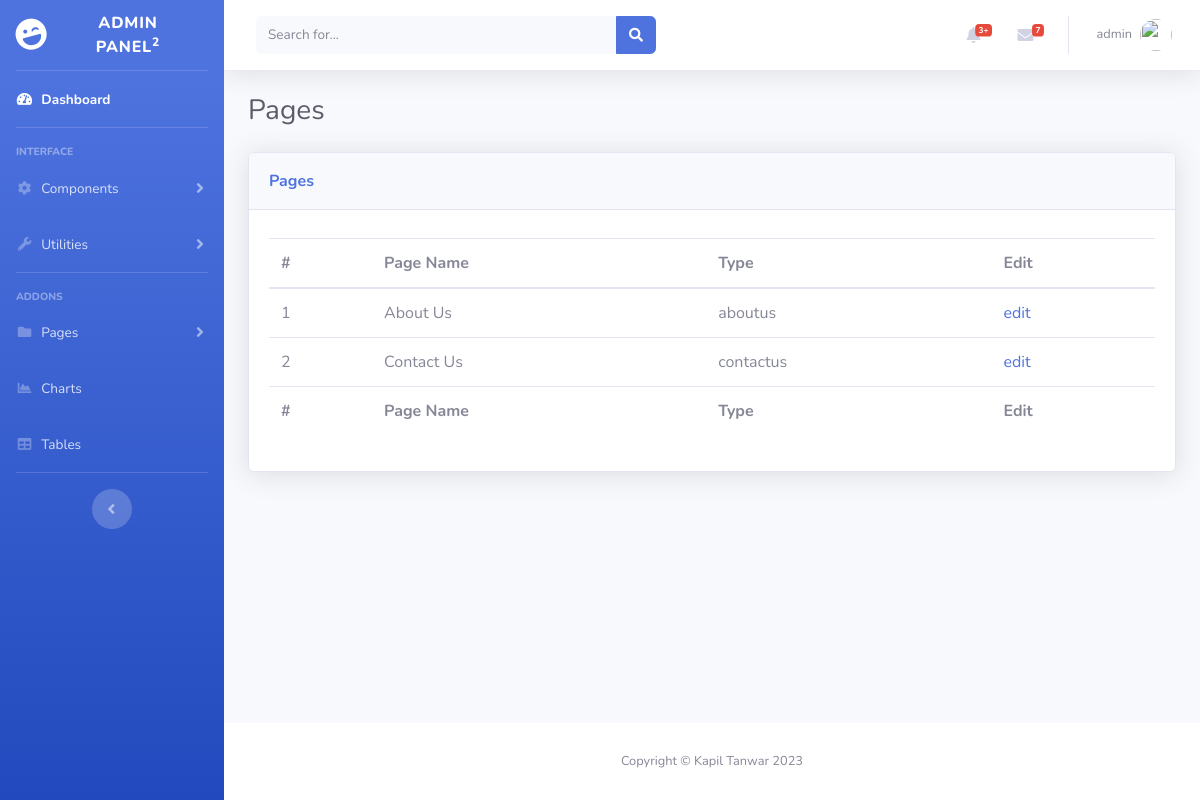
Page /admin/manage-pages.php (signed in) on the committed database.
### tables this page shows
CREATE TABLE `pages` (
  `id` int(11) NOT NULL,
  `pagename` varchar(30) NOT NULL,
  `pagetype` varchar(10) NOT NULL,
  `description` longtext NOT NULL,
  `creationdate` timestamp NOT NULL DEFAULT current_timestamp(),
  `updationdate` timestamp NULL DEFAULT NULL ON UPDATE current_timestamp()
);

### admin/manage-pages.php (the view, shortened to what this page needs)
<?php
include('includes/config.php');
if (strlen($_SESSION['alogin']) == 0) {
    header('location: login.php');
} else {
    ?>
    <!DOCTYPE html>
    <html lang="en">
    <head>
        <link href="vendor/fontawesome-free/css/all.min.css" rel="stylesheet" type="text/css">
        <link href="css/sb-admin-2.min.css" rel="stylesheet">
    </head>
    <body id="page-top">
        <div id="wrapper">
            <?php include "includes/sidebar.php"; ?>
            <div id="content-wrapper" class="d-flex flex-column">
                <div id="content">
                    <?php include "includes/header.php"; ?>
                    <div class="container-fluid">
                        <h3 class="text-dark mb-4">Pages</h3>
                        <div class="card shadow">
                            <div class="card-header py-3">
                                <p class="text-primary m-0 font-weight-bold">Pages</p>
                            </div>
                            <div class="card-body">
                                <div class="table-responsive table mt-2" id="dataTable" role="grid"
                                     aria-describedby="dataTable_info">
                                    <table class="table dataTable my-0" id="dataTable">
                                        <thead>
                                        <tr>
                                            <th>#</th>
                                            <th>Page Name</th>
                                            <th>Type</th>
                                            <th>Edit</th>
                                        </tr>
                                        </thead>
                                        <tbody>
                                        <?php $sql = "SELECT pages.id,pages.pagename,pages.pagetype FROM pages";
                                        $query = $dbh->prepare($sql);
                                        $query->execute();
                                        $results = $query->fetchAll(PDO::FETCH_OBJ);
                                        $cnt = 1;
                                        if ($query->rowCount() > 0) {
                                            foreach ($results as $result) { ?>
                                                <tr>
                                                    <td><?php echo htmlentities($cnt); ?></td>
                                                    <td><?php echo htmlentities($result->pagename); ?></td>
                                                    <td><?php echo htmlentities($result->pagetype); ?></td>
                                                    <td><a href="edit-page.php?id=<?php echo $result->id; ?>">edit</a>
                                                </tr>
                                                <?php $cnt = $cnt + 1;
                                            }
                                        } ?>
                                        </tbody>
                                        <tfoot>
                                        <tr>
                                            <td><strong>#</strong></td>
                                            <td><strong>Page Name</strong></td>
                                            <td><strong>Type</strong></td>
                                            <td><strong>Edit</strong></td>
                                        </tr>
                                        </tfoot>
                                    </table>
                                </div>
                            </div>
                        </div>
                    </div>
                </div>
                <?php include "includes/footer.php"; ?>
            </div>
        </div>
    </body>
    </html>
<?php } ?>

### admin/includes/header.php (shortened to what this page needs)
<nav class="navbar navbar-expand navbar-light bg-white topbar mb-4 static-top shadow">
    <form class="d-none d-sm-inline-block form-inline mr-auto ml-md-3 my-2 my-md-0 mw-100 navbar-search">
        <div class="input-group">
            <input type="text" class="form-control bg-light border-0 small" placeholder="Search for..."
                   aria-label="Search" aria-describedby="basic-addon2">
            <div class="input-group-append">
                <button class="btn btn-primary" type="button">
                    <i class="fas fa-search fa-sm"></i>
                </button>
            </div>
        </div>
    </form>
    <ul class="navbar-nav ml-auto">
        <li class="nav-item dropdown no-arrow mx-1">
            <a class="nav-link dropdown-toggle" href="#" id="alertsDropdown" role="button"
               data-toggle="dropdown" aria-haspopup="true" aria-expanded="false">
                <i class="fas fa-bell fa-fw"></i>
                <span class="badge badge-danger badge-counter">3+</span>
            </a>
        </li>
        <li class="nav-item dropdown no-arrow mx-1">
            <a class="nav-link dropdown-toggle" href="#" id="messagesDropdown" role="button"
               data-toggle="dropdown" aria-haspopup="true" aria-expanded="false">
                <i class="fas fa-envelope fa-fw"></i>
                <span class="badge badge-danger badge-counter">7</span>
            </a>
        </li>
        <li class="nav-item dropdown no-arrow">
            <a class="nav-link dropdown-toggle" href="#" id="userDropdown" role="button"
               data-toggle="dropdown" aria-haspopup="true" aria-expanded="false">
                <span class="mr-2 d-none d-lg-inline text-gray-600 small">
                    <?php
                    $email = $_SESSION['alogin'];
                    $sql2 = "SELECT `username` FROM `admin` WHERE `email`=:email;";
                    $query = $dbh->prepare($sql2);
                    $query->bindParam(':email', $email, PDO::PARAM_STR);
                    $query->execute();
                    $results = $query->fetchAll(PDO::FETCH_OBJ);
                    if ($query->rowCount() > 0) {
                        foreach ($results as $result) {
                            echo $result->username;
                        }
                    }
                    ?></span>
                <img class="img-profile rounded-circle"
                     src="https://source.unsplash.com/QAB-WJcbgJk/60x60">
            </a>
        </li>
    </ul>
</nav>

### rows in the picture
pages: pagename "About Us", pagetype "aboutus"
pages: pagename "Contact Us", pagetype "contactus"

### other values in the picture
$result->username "admin"
